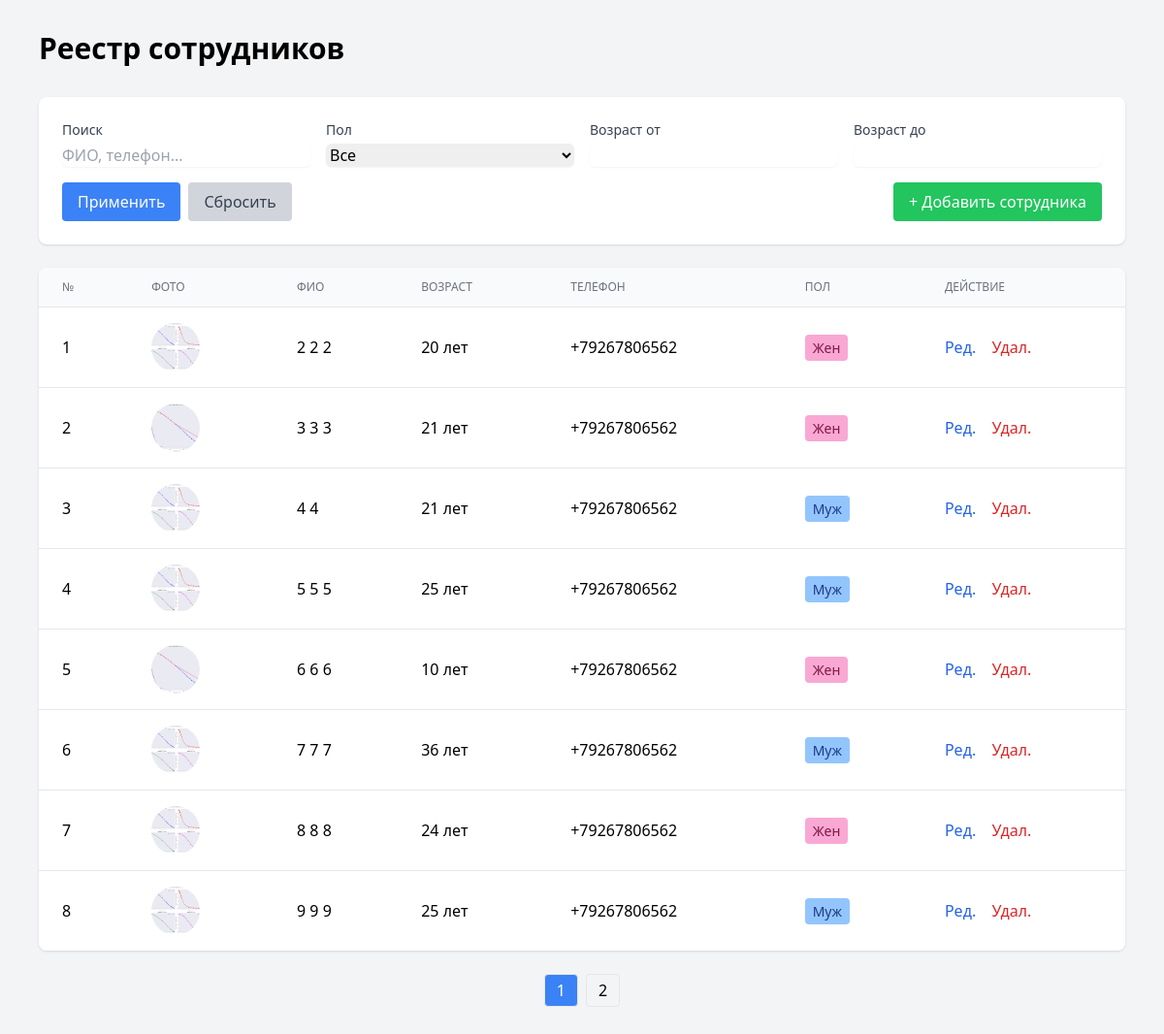
The page / on the database its author committed.
### app/models.py (models this page shows)
class Employee(Base):
    __tablename__ = 'employees'
    id = Column(Integer, primary_key=True, index=True)
    last_name = Column(String(50), nullable=False)
    first_name = Column(String(50), nullable=False)
    patronymic = Column(String(50), nullable=True)
    phone = Column(String(20), nullable=False)
    birth_date = Column(Date, nullable=False)
    gender = Column(Enum(Gender), nullable=False)
    photo_path = Column(String(255), nullable=True)
    created_at = Column(DateTime(timezone=True), server_default=func.now())
    updated_at = Column(DateTime(timezone=True), onupdate=func.now())

### app/routers/html.py (the view)
@router.get("/", response_class=HTMLResponse)
async def index(
    request: Request,
    db: Session = Depends(get_db),
    page: int = 1,
    search: Optional[str] = None,
    gender: Optional[str] = None,
    age_from: Optional[str] = Query(None),
    age_to: Optional[str] = Query(None)
):
    per_page = config.PAGE_SIZE
    skip = (page - 1) * per_page
    age_from_int = parse_int_or_none(age_from)
    age_to_int = parse_int_or_none(age_to)
    employees, total = crud.get_employees(
        db,
        skip=skip,
        limit=per_page,
        search=search,
        gender=gender,
        age_from=age_from_int,
        age_to=age_to_int
    )
    for employee in employees:
        employee.age = calculate_age(employee.birth_date)
    total_pages = (total + per_page - 1) // per_page if total > 0 else 1
    return templates.TemplateResponse(
        "index.html",
        {
            "request": request,
            "employees": employees,
            "page": page,
            "total_pages": total_pages,
            "search": search,
            "gender": gender,
            "age_from": age_from,
            "age_to": age_to,
            "total": total
        }
    )

### templates/index.html (shortened to what this page needs)
<!DOCTYPE html>
<html lang="ru">
<head>
    <script src="https://cdn.tailwindcss.com"></script>
</head>
<body class="bg-gray-100">
    <div class="container mx-auto px-4 py-8 max-w-6xl">
        <h1 class="text-3xl font-bold mb-8">Реестр сотрудников</h1>
        <div class="bg-white rounded-lg shadow p-6 mb-6">
            <form method="GET" action="/" class="grid grid-cols-1 md:grid-cols-4 gap-4">
                <div>
                    <label class="block text-sm font-medium text-gray-700">Поиск</label>
                    <input type="text" name="search" value="{{ search or '' }}"
                           placeholder="ФИО, телефон..."
                           class="mt-1 block w-full rounded-md border-gray-300 shadow-sm focus:border-blue-500 focus:ring-blue-500">
                </div>
                <div>
                    <label class="block text-sm font-medium text-gray-700">Пол</label>
                    <select name="gender" class="mt-1 block w-full rounded-md border-gray-300 shadow-sm">
                        <option value="">Все</option>
                    </select>
                </div>
                <div>
                    <label class="block text-sm font-medium text-gray-700">Возраст от</label>
                    <input type="number" name="age_from" value="{{ age_from or '' }}" min="0" max="100"
                           class="mt-1 block w-full rounded-md border-gray-300 shadow-sm">
                </div>
                <div>
                    <label class="block text-sm font-medium text-gray-700">Возраст до</label>
                    <input type="number" name="age_to" value="{{ age_to or '' }}" min="0" max="100"
                           class="mt-1 block w-full rounded-md border-gray-300 shadow-sm">
                </div>
                <div class="md:col-span-4 flex gap-2">
                    <button type="submit" class="bg-blue-500 text-white px-4 py-2 rounded hover:bg-blue-600">
                        Применить
                    </button>
                    <a href="/" class="bg-gray-300 text-gray-700 px-4 py-2 rounded hover:bg-gray-400">
                        Сбросить
                    </a>
                    <a href="/create" class="ml-auto bg-green-500 text-white px-4 py-2 rounded hover:bg-green-600">
                        + Добавить сотрудника
                    </a>
                </div>
            </form>
        </div>
        <div class="bg-white rounded-lg shadow overflow-hidden">
            <table class="min-w-full divide-y divide-gray-200">
                <thead class="bg-gray-50">
                    <tr>
                        <th class="px-6 py-3 text-left text-xs font-medium text-gray-500 uppercase">№</th>
                        <th class="px-6 py-3 text-left text-xs font-medium text-gray-500 uppercase">Фото</th>
                        <th class="px-6 py-3 text-left text-xs font-medium text-gray-500 uppercase">ФИО</th>
                        <th class="px-6 py-3 text-left text-xs font-medium text-gray-500 uppercase">Возраст</th>
                        <th class="px-6 py-3 text-left text-xs font-medium text-gray-500 uppercase">Телефон</th>
                        <th class="px-6 py-3 text-left text-xs font-medium text-gray-500 uppercase">Пол</th>
                        <th class="px-6 py-3 text-left text-xs font-medium text-gray-500 uppercase">Действие</th>
                    </tr>
                </thead>
                <tbody class="bg-white divide-y divide-gray-200">
                    {% for employee in employees %}
                    <tr>
                        <td class="px-6 py-4 whitespace-nowrap">{{ loop.index }}</td>
                        <td class="px-6 py-4 whitespace-nowrap">
                            {% if employee.photo_path %}
                            <img src="{{ employee.photo_path }}" alt="Фото" class="employee-photo">
                            {% else %}
                            <div class="w-12 h-12 rounded-full bg-gray-200 flex items-center justify-center text-gray-500">
                                📷
                            </div>
                            {% endif %}
                        </td>
                        <td class="px-6 py-4 whitespace-nowrap">
                            {{ employee.last_name }} {{ employee.first_name }} {{ employee.patronymic or '' }}
                        </td>
                        <td class="px-6 py-4 whitespace-nowrap">
                            {{ employee.age }} лет
                        </td>
                        <td class="px-6 py-4 whitespace-nowrap">{{ employee.phone }}</td>
                        <td class="px-6 py-4 whitespace-nowrap">
                            <span class="px-2 py-1 rounded text-sm {% if employee.gender == 'Муж' %}gender-male{% else %}gender-female{% endif %}">
                                {{ employee.gender }}
                            </span>
                        </td>
                        <td class="px-6 py-4 whitespace-nowrap">
                            <a href="/edit/{{ employee.id }}" class="text-blue-600 hover:text-blue-900 mr-3">Ред.</a>
                            <button onclick="confirmDelete({{ employee.id }})" class="text-red-600 hover:text-red-900">Удал.</button>
                        </td>
                    </tr>
                    {% endfor %}
                </tbody>
            </table>
        </div>
        {% if total_pages > 1 %}
        <div class="flex justify-center gap-2 mt-6">
            {% for p in range(1, total_pages + 1) %}
            <a href="?page={{ p }}{% if search %}&search={{ search }}{% endif %}{% if gender %}&gender={{ gender }}{% endif %}{% if age_from %}&age_from={{ age_from }}{% endif %}{% if age_to %}&age_to={{ age_to }}{% endif %}"
               class="px-3 py-1 border rounded {% if p == page %}page-link active{% else %}hover:bg-gray-100{% endif %}">
                {{ p }}
            </a>
            {% endfor %}
        </div>
        {% endif %}
    </div>
</body>
</html>

### templates/index.html (style rules this page uses)
.employee-photo { width: 50px; height: 50px; object-fit: cover; border-radius: 50%; transition: transform 0.3s; cursor: pointer; }
.gender-male { background-color: #93c5fd; color: #1e3a8a; }
.gender-female { background-color: #f9a8d4; color: #831843; }
.page-link.active { background-color: #3b82f6; color: white; }

### rows shown on the page
Employee: photo_path (picture), last_name "2", first_name "2", patronymic "2", age "20", phone "+79267806562", gender "Жен"
Employee: photo_path (picture), last_name "3", first_name "3", patronymic "3", age "21", phone "+79267806562", gender "Жен"
Employee: photo_path (picture), last_name "4", first_name "4", age "21", phone "+79267806562", gender "Муж"
Employee: photo_path (picture), last_name "5", first_name "5", patronymic "5", age "25", phone "+79267806562", gender "Муж"
Employee: photo_path (picture), last_name "6", first_name "6", patronymic "6", age "10", phone "+79267806562", gender "Жен"
Employee: photo_path (picture), last_name "7", first_name "7", patronymic "7", age "36", phone "+79267806562", gender "Муж"
Employee: photo_path (picture), last_name "8", first_name "8", patronymic "8", age "24", phone "+79267806562", gender "Жен"
Employee: photo_path (picture), last_name "9", first_name "9", patronymic "9", age "25", phone "+79267806562", gender "Муж"

### other values the page prints
{{ p }} "1" "2"
